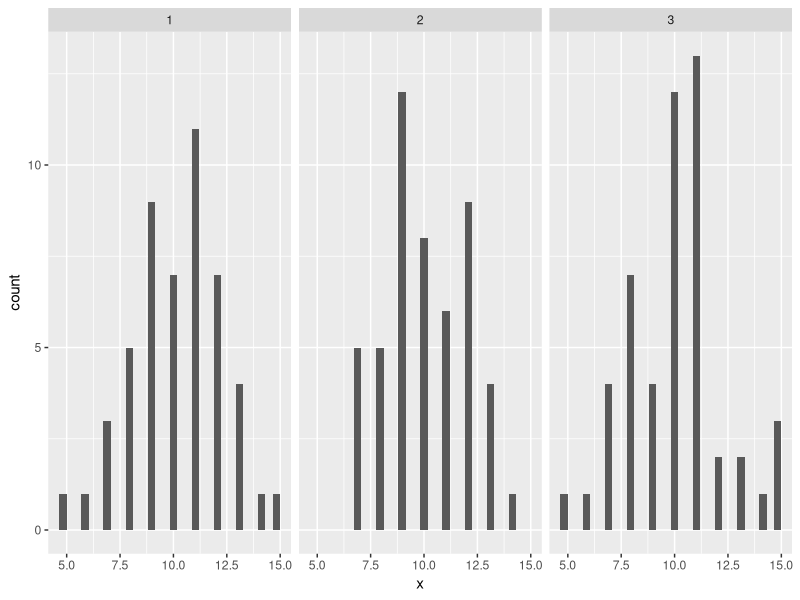

Write R code to recreate this figure.
## ---- chunk 1

library(tidyverse)

set.seed(1)

n=50
x = c()
experiment = c()

for (i in 1:3){
    x = c(x, rbinom(n=n, size = 20, prob = 0.5))
    experiment <- c(experiment, rep(i, times=n))
}

df <- tibble(x=x, experiment=experiment)

ggplot(df, aes(x=x)) + geom_histogram() + facet_wrap(~experiment)
